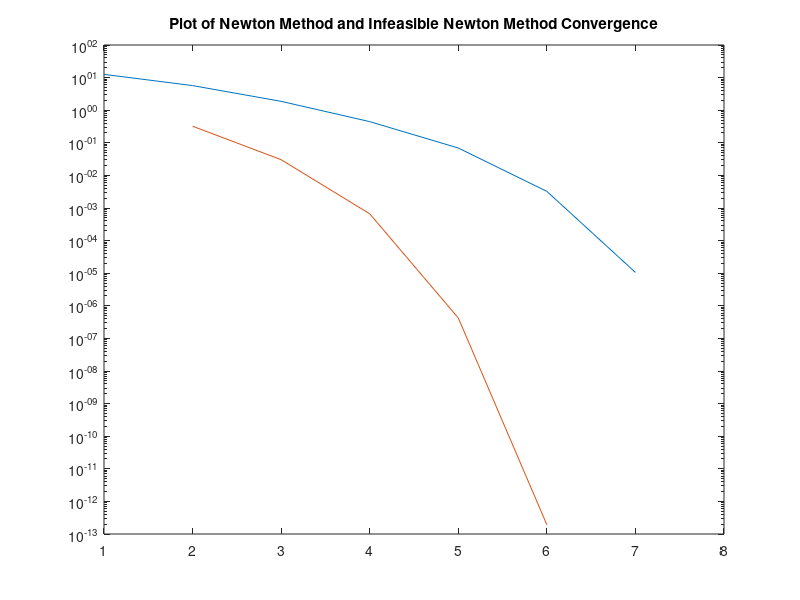

Write MATLAB code to recreate this figure.
%% Problem 3, this time in matlab

clear all; close all;

% Set parameters
n = 100;
p = 30;
alpha = 0.05;
beta = .5;
iters = 1000;
epsilon = 1e-8;

% Choose A randomly
rng('default')
A = randn(p,n);

% Check if A is full rank
while(rank(A)<p && rank(A)<n)
    A = randn(p,n);
end

% Get random estimate of x
x = rand(n,1); % Choose x in [0,1]

% Set b using the estimated x
b = A*x;

% Get function values
f = @(x) x'*log(x);
grad = @(x) log(x) + ones(length(x),1);
hess = @(x) diag(1./x);

%% Newton's method
y = [];
s = [];
d = [];
p_star = f(x);
y = [y; p_star];
h = inv(hess(x));
g = grad(x);

dnt = -h*g;
dec = -1*g'*dnt;
d = [d;dec];

for(i=1:iters)
    if(dec/2<=epsilon)
        break;
    end
    
    t = 1;
    
    while(f(x+t*dnt)>p_star+alpha*t*g'*dnt)
        t = beta*t;
    end
    
    x = x+t*dnt;
    
    p_star = f(x);
    g = grad(x);
    h = inv(hess(x));
    
    dnt = -h*g;
    dec = -1*g'*dnt;
    d = [d;dec];

    s = [s;t];
    y = [y;p_star];    
    
end


semilogy(y-p_star)
hold on

%% Now want to use the infeasible start newton method

% Compute the primal and dual netwon steps
nu = 10*ones(p,1);
y = [];
d1 = [];

% Compute residuals
r_d = @(x,nu) A'*nu + grad(x);
r_p = @(x) A*x-b;
R = @(x,nu) -1*[r_d(x,nu); r_p(x)];

% Create matrix to solve to deltas
Obj = @(hx) [hx,A';A,zeros(p,p)];
y = [y;f(x)];

for(i=1:iters)

    % Get primal and dual deltas
    hx = hess(x);
    O_dum = Obj(hx);
    R_dum = R(x,nu);
    D = O_dum\R_dum;
    dnt = D(1:n);
    nnt = D(n+1:n+p);

    % Backtracking
    t = 1;
    while(norm(R(x+t*dnt,nu+t*nnt))>(1-alpha*t)*norm(R(x,nu)) && min(x+t*dnt)<=0)
        t = beta*t;
    end

    x = x+dnt;
    nu = nu+nnt;
    
    p_star1 = f(x);
    y = [y;p_star1];
    
    if r_p(x)<=1e-8 & norm(R(x,nu))<=epsilon
        break;
    end
end


for(i=1:iters)
    if(dec/2<=epsilon)
        break;
    end
    
    t = 1;
    
    while(f(x+t*dnt)>p_star1+alpha*t*g'*dnt)
        t = beta*t;
    end
    
    x = x+t*dnt;
    
    p_star1 = f(x);
    g = grad(x);
    h = inv(hess(x));
    
    dnt = -h*g;
    dec = -1*g'*dnt;

    s = [s;t];
    y = [y;p_star1];    
    
end

semilogy(real(y-p_star1))
title('Plot of Newton Method and Infeasible Newton Method Convergence')